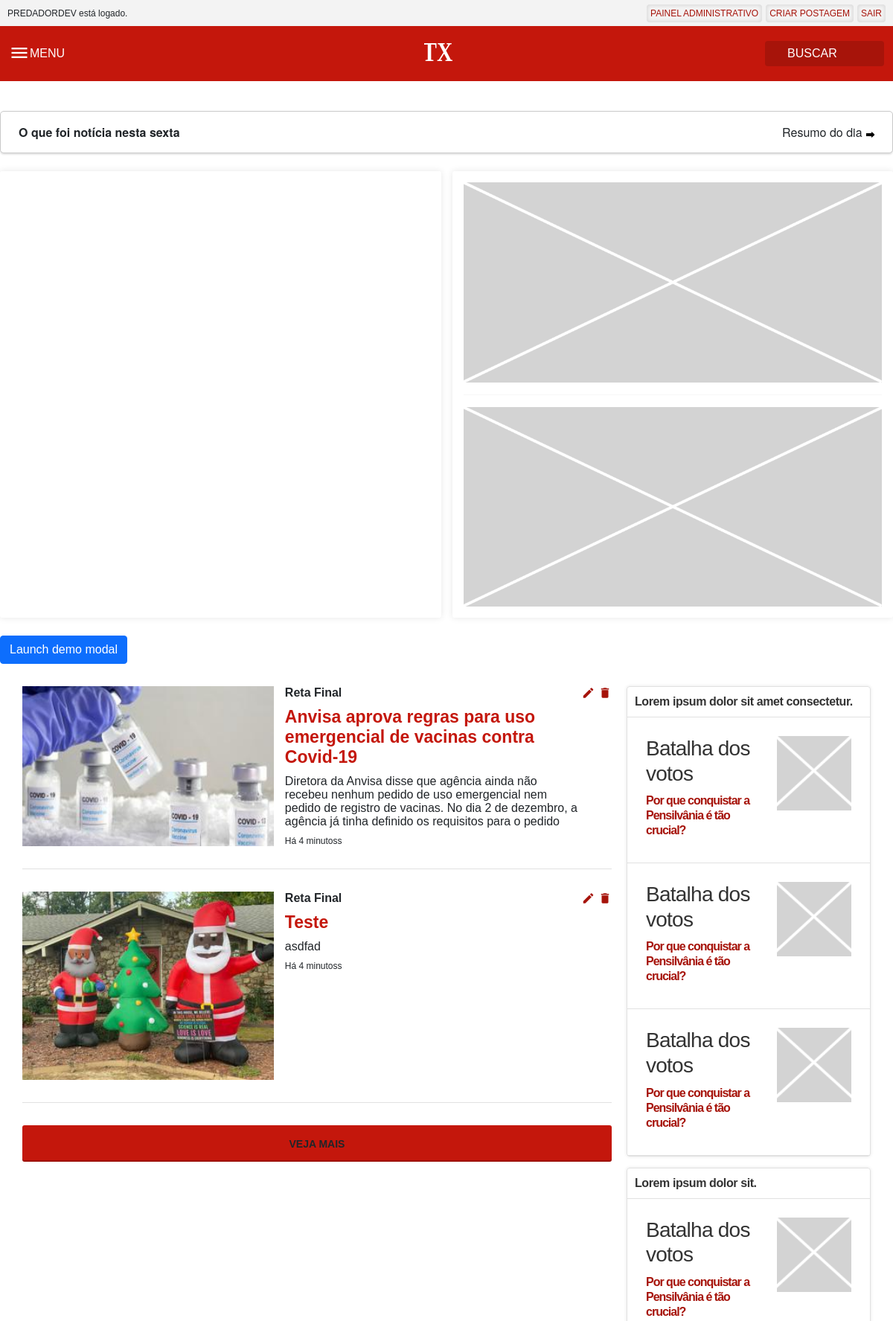
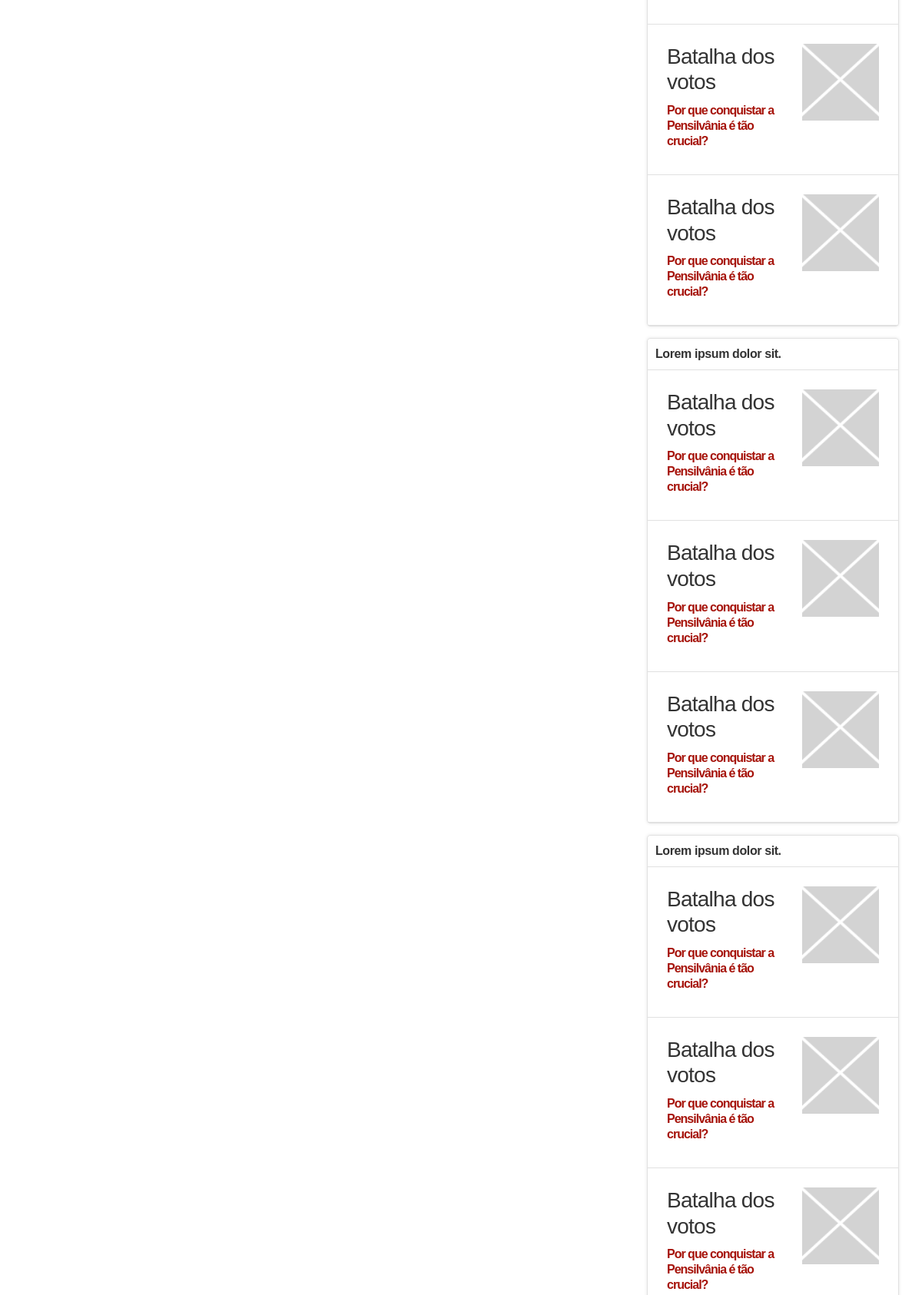
Screenshot of /cadastre-se/ (signed in, upper part) with the database file from the repository (2 pictures, top to bottom).
### hospitalapp/models.py (models this page shows, shortened)
class Post(models.Model):
    titulo = models.TextField(max_length=200)
    descricao = models.TextField(max_length=200)
    foto = models.ImageField(null=True, blank=True)
    def foto_url(self):
        if self.foto and hasattr(self.foto, 'url'):
            return self.foto.url
        else:
            return "img/placeholder.png"

### usuarios/views.py (the view)
# urls.py: path('cadastre-se/', criar_usuario, name='cadastre_se'),
def criar_usuario(request):
    form = UsuarioForm(request.POST)
    posts = Post.objects.all()
    if request.method == "POST":
        form = UsuarioForm(request.POST, request.FILES)
        if form.is_valid():
            obj = form.save()
            obj.save()
            return redirect('login')
    return render(request, 'usuarios/cadastre-se.html', {'form': form, 'posts': posts})

### usuarios/forms.py
class UsuarioForm(UserCreationForm):
    email = forms.EmailField(max_length=200)
    class Meta:
        model = User
        fields = ['username', 'email']

### usuarios/templates/usuarios/cadastre-se.html (shortened to what this page needs)
{% extends 'hospitais/base.html' %} {% block content %}
<button
  type="button"
  class="btn btn-primary"
  data-bs-toggle="modal"
  data-bs-target="#exampleModal"
>
  Launch demo modal
</button>
{% include 'hospitais/noticias_cards.html' %} {% endblock content %}

### templates/hospitais/base.html (shortened to what this page needs)
<!DOCTYPE html>
<html lang="pt-br">
  <head>
    <link
      href="https://cdn.jsdelivr.net/npm/bootstrap@5.0.0-beta1/dist/css/bootstrap.min.css"
      rel="stylesheet"
    />
    <link rel="stylesheet" href="/static/assets/css/global.css" />
  </head>
  <body>
    <div class="glbbarrawidget">
      <div class="main" style="display:flex">
        <div class="glbbarrawidget-left">
        {{ user.username|upper }} está logado.
        </div>
        <div class="glbbarrawidget-right">
          {% if not user.is_authenticated %}
          <a href="{% url 'cadastre_se' %}">CADASTRE-SE</a>
          <a href="{% url 'login' %}">ENTRAR</a>
          {% else %}
          <a href="{% url 'admin:index' %}">PAINEL ADMINISTRATIVO</a>
          <a href="{% url 'criar_post' %}">CRIAR POSTAGEM</a>
          <a href="{% url 'logout' %}">SAIR</a>
          {% endif %}
        </div>
      </div>
    </div>
    <header>
      <div class="main">
        <div class="header-left">
          <span class="material-icons"> menu </span>
          MENU
        </div>
        <div class="header-center">
          <a href="{% url 'blog'%}"><img src="/static/assets/img/t1-icone.svg" width="60" alt="" /></a>
        </div>
        <div class="header-right">
          <form method="GET">
            <input
              placeholder="BUSCAR"
              type="search"
              value="BUSCAR"
              name="search"
              id="busca-campo"
              autocomplete="off"
              tabindex="1"
              class=""
            />
          </form>
        </div>
      </div>
    </header>
    <main class="main">
      <section class="o-que-foi-noticia-nesta-sexta main">
        <div class="day-noticia">O que foi notícia nesta sexta</div>
        <div class="day-resumo">
          <a>
            <span>Resumo do dia</span>
            <svg
              class="pirulito__link-more__icon"
              xmlns="http://www.w3.org/2000/svg"
              width="12"
              height="12"
              viewBox="5 5 12 12"
            >
              <path d="M13 10V8l5 4-5 4v-2H6v-4h7z"></path>
              <path fill="none" d="M5 5h14v14H5V5z"></path>
            </svg>
          </a>
        </div>
      </section>
      {% include "hospitais/noticia_principal.html" %}
      {% block content %} {% endblock content %}
    </main>
  </body>
</html>

### templates/hospitais/noticias_cards.html (shortened to what this page needs)
<section class="noticias-cards main">
  <div class="noticias-card-left">
    {% for post in posts %}
    <div class="post">
      <div>
        <img src="{{post.foto_url}}" alt="" />
      </div>
      <div>
        <span class="post-category">Reta Final</span>
        <a class="post-title"> {{post.titulo}}</a>
        <span class="feed-post-description">{{post.descricao}}</span>
        <span class="feed-post-datetime">Há 4 minutoss</span>
      </div>
      {% if user.is_authenticated %}
      <a href="{% url 'editar' post.id %}"><span class="material-icons" style="font-size:18px;">edit</span></a> &nbsp;
      <a href="{% url 'deletar' post.id %}"><span class="material-icons" style="font-size:18px;">delete</span></a>
      {% endif %}
    </div>
    {% endfor %}
    <div class="load-more">
      <a id="btn__carregar_mais_noticias">VEJA MAIS</a>
    </div>
  </div>
  <div class="noticias-card-right">
    <div class="bastian-feed-item">
      <div class="noticias-card-title">
        Lorem ipsum dolor sit amet consectetur.
      </div>
      <div class="noticias-card-content">
        <div class="post-left">
          <div
            style="
              font-size: 15px;
              font-weight: 600;
              letter-spacing: -0.75px;
              line-height: 20px;
              color: rgb(51, 51, 51);
              margin-bottom: 0.5rem;
              font-family: opensans, opensans-bastian, Arial, sans-serif;
            "
          >
            <h3>Batalha dos votos</h3>
            <a href="">Por que conquistar a Pensilvânia é tão crucial?</a>
          </div>
          <div>
            <img
              src="/static/assets/img/placeholder-mini.png"
              width="100"
              height="100"
              alt=""
            />
          </div>
        </div>
        <div class="post-left">
          <div
            style="
              font-size: 15px;
              font-weight: 600;
              letter-spacing: -0.75px;
              line-height: 20px;
              color: rgb(51, 51, 51);
              margin-bottom: 0.5rem;
              font-family: opensans, opensans-bastian, Arial, sans-serif;
            "
          >
            <h3>Batalha dos votos</h3>
            <a href="">Por que conquistar a Pensilvânia é tão crucial?</a>
          </div>
          <div>
            <img
              src="/static/assets/img/placeholder-mini.png"
              width="100"
              height="100"
              alt=""
            />
          </div>
        </div>
        <div class="post-left">
          <div
            style="
              font-size: 15px;
              font-weight: 600;
              letter-spacing: -0.75px;
              line-height: 20px;
              color: rgb(51, 51, 51);
              margin-bottom: 0.5rem;
              font-family: opensans, opensans-bastian, Arial, sans-serif;
            "
          >
            <h3>Batalha dos votos</h3>
            <a href="">Por que conquistar a Pensilvânia é tão crucial?</a>
          </div>
          <div>
            <img
              src="/static/assets/img/placeholder-mini.png"
              width="100"
              height="100"
              alt=""
            />
          </div>
        </div>
      </div>
    </div>
    <div class="bastian-feed-item">
      <div class="noticias-card-title">Lorem ipsum dolor sit.</div>
      <div class="noticias-card-content">
        <div class="post-left">
          <div
            style="
              font-size: 15px;
              font-weight: 600;
              letter-spacing: -0.75px;
              line-height: 20px;
              color: rgb(51, 51, 51);
              margin-bottom: 0.5rem;
              font-family: opensans, opensans-bastian, Arial, sans-serif;
            "
          >
            <h3>Batalha dos votos</h3>
            <a href="">Por que conquistar a Pensilvânia é tão crucial?</a>
          </div>
          <div>
            <img
              src="/static/assets/img/placeholder-mini.png"
              width="100"
              height="100"
              alt=""
            />
          </div>
        </div>
        <div class="post-left">
          <div
            style="
              font-size: 15px;
              font-weight: 600;
              letter-spacing: -0.75px;
              line-height: 20px;
              color: rgb(51, 51, 51);
              margin-bottom: 0.5rem;
              font-family: opensans, opensans-bastian, Arial, sans-serif;
            "
          >
            <h3>Batalha dos votos</h3>
            <a href="">Por que conquistar a Pensilvânia é tão crucial?</a>
          </div>
          <div>
            <img
              src="/static/assets/img/placeholder-mini.png"
              width="100"
              height="100"
              alt=""
            />
          </div>
        </div>
        <div class="post-left">
          <div
            style="
              font-size: 15px;
              font-weight: 600;
              letter-spacing: -0.75px;
              line-height: 20px;
              color: rgb(51, 51, 51);
              margin-bottom: 0.5rem;
              font-family: opensans, opensans-bastian, Arial, sans-serif;
            "
          >
            <h3>Batalha dos votos</h3>
            <a href="">Por que conquistar a Pensilvânia é tão crucial?</a>
          </div>
          <div>
            <img
              src="/static/assets/img/placeholder-mini.png"
              width="100"
              height="100"
              alt=""
            />
          </div>
        </div>
      </div>
    </div>
    <div class="bastian-feed-item">
      <div class="noticias-card-title">Lorem ipsum dolor sit.</div>
      <div class="noticias-card-content">
        <div class="post-left">
          <div
            style="
              font-size: 15px;
              font-weight: 600;
              letter-spacing: -0.75px;
              line-height: 20px;
              color: rgb(51, 51, 51);
              margin-bottom: 0.5rem;
              font-family: opensans, opensans-bastian, Arial, sans-serif;
            "
          >
            <h3>Batalha dos votos</h3>
            <a href="">Por que conquistar a Pensilvânia é tão crucial?</a>
          </div>
          <div>
            <img
              src="/static/assets/img/placeholder-mini.png"
              width="100"
              height="100"
              alt=""
            />
          </div>
        </div>
        <div class="post-left">
          <div
            style="
              font-size: 15px;
              font-weight: 600;
              letter-spacing: -0.75px;
              line-height: 20px;
              color: rgb(51, 51, 51);
              margin-bottom: 0.5rem;
              font-family: opensans, opensans-bastian, Arial, sans-serif;
            "
          >
            <h3>Batalha dos votos</h3>
            <a href="">Por que conquistar a Pensilvânia é tão crucial?</a>
          </div>
          <div>
            <img
              src="/static/assets/img/placeholder-mini.png"
              width="100"
              height="100"
              alt=""
            />
          </div>
        </div>
        <div class="post-left">
          <div
            style="
              font-size: 15px;
              font-weight: 600;
              letter-spacing: -0.75px;
              line-height: 20px;
              color: rgb(51, 51, 51);
              margin-bottom: 0.5rem;
              font-family: opensans, opensans-bastian, Arial, sans-serif;
            "
          >
            <h3>Batalha dos votos</h3>
            <a href="">Por que conquistar a Pensilvânia é tão crucial?</a>
          </div>
          <div>
            <img
              src="/static/assets/img/placeholder-mini.png"
              width="100"
              height="100"
              alt=""
            />
          </div>
        </div>
      </div>
    </div>
    <div class="bastian-feed-item">
      <div class="noticias-card-title">Lorem ipsum dolor sit.</div>
      <div class="noticias-card-content">
        <div class="post-left">
          <div
            style="
              font-size: 15px;
              font-weight: 600;
              letter-spacing: -0.75px;
              line-height: 20px;
              color: rgb(51, 51, 51);
              margin-bottom: 0.5rem;
              font-family: opensans, opensans-bastian, Arial, sans-serif;
            "
          >
            <h3>Batalha dos votos</h3>
            <a href="">Por que conquistar a Pensilvânia é tão crucial?</a>
          </div>
          <div>
            <img
              src="/static/assets/img/placeholder-mini.png"
              width="100"
              height="100"
              alt=""
            />
          </div>
        </div>
        <div class="post-left">
          <div
            style="
              font-size: 15px;
              font-weight: 600;
              letter-spacing: -0.75px;
              line-height: 20px;
              color: rgb(51, 51, 51);
              margin-bottom: 0.5rem;
              font-family: opensans, opensans-bastian, Arial, sans-serif;
            "
          >
            <h3>Batalha dos votos</h3>
            <a href="">Por que conquistar a Pensilvânia é tão crucial?</a>
          </div>
          <div>
            <img
              src="/static/assets/img/placeholder-mini.png"
              width="100"
              height="100"
              alt=""
            />
          </div>
        </div>
        <div class="post-left">
          <div
            style="
              font-size: 15px;
              font-weight: 600;
              letter-spacing: -0.75px;
              line-height: 20px;
              color: rgb(51, 51, 51);
              margin-bottom: 0.5rem;
              font-family: opensans, opensans-bastian, Arial, sans-serif;
            "
          >
            <h3>Batalha dos votos</h3>
            <a href="">Por que conquistar a Pensilvânia é tão crucial?</a>
          </div>
          <div>
            <img
              src="/static/assets/img/placeholder-mini.png"
              width="100"
              height="100"
              alt=""
            />
          </div>
        </div>
      </div>
    </div>
  </div>
</section>

### templates/hospitais/base.html (style rules this page uses)
.material-icons { font-family: 'Material Icons'; font-style: normal; font-size: 28px; display: inline-block; line-height: 1; text-transform: none; letter-spacing: normal; word-wrap: normal; white-space: nowrap; direction: ltr; -webkit-font-smoothing: antialiased; text-rendering: optimizeLegibility; -moz-osx-font-smoothing: grayscale; font-feature-settings: 'liga'; }

### rows the page displays
Post: foto_url (picture), titulo "Anvisa aprova regras para uso emergencial de vacinas contra Covid-19", descricao "Diretora da Anvisa disse que agência ainda não recebeu nenhum pedido de uso emergencial nem pedido de registro de vacinas. No dia 2 de dezembro, a agência já tinha definido os requisitos para o pedido"
Post: foto_url (picture), titulo "Teste", descricao "asdfad"

### other values shown
{{ user.username|upper }} "PREDADORDEV"
